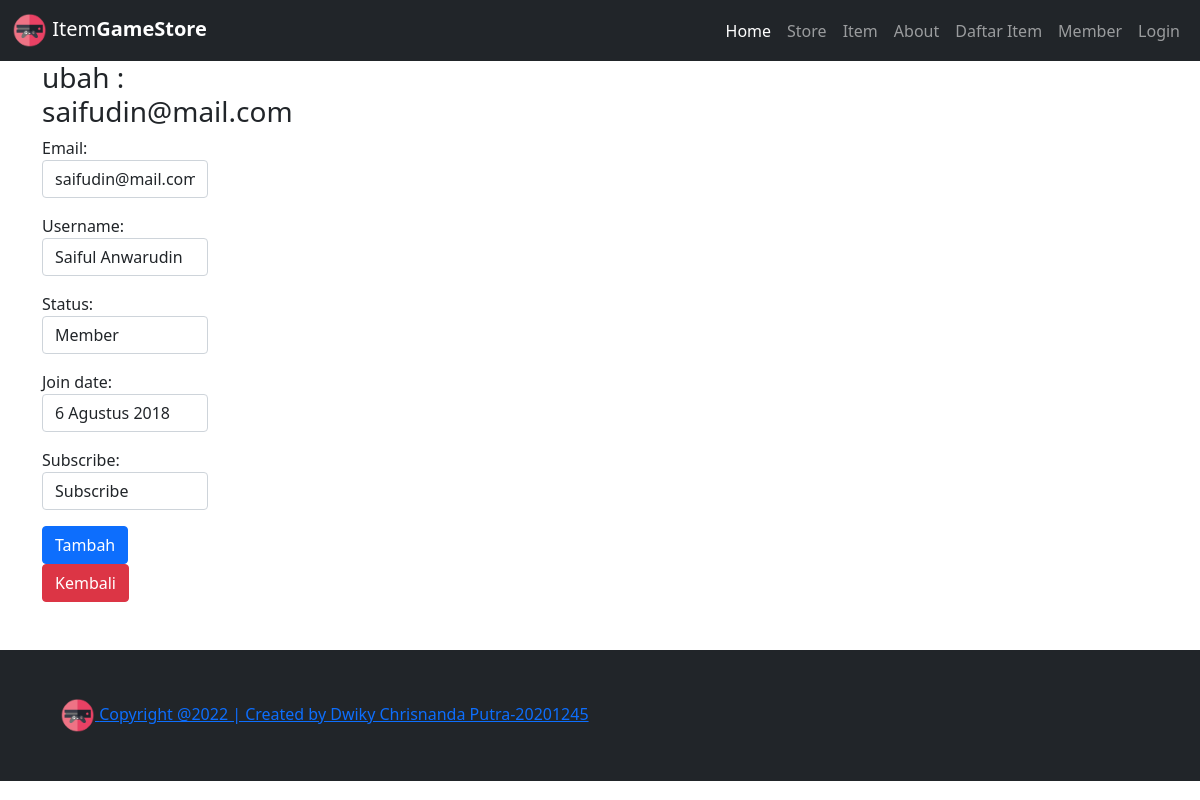
Screenshot of /ubahm/2 with the database file from the repository.
### dashboard/models.py (models this page shows, shortened)
class Member(models.Model):
    email=models.CharField(max_length=50)
    username=models.CharField(max_length=50)
    status=models.CharField(max_length=50)
    join_date=models.CharField(max_length=50)
    subscribe=models.CharField(max_length=50)

### dashboard/views.py (the view)
# urls.py: path('ubahm/<int:id_member>', ubah_mbr , name='ubah_mbr'),
def ubah_mbr(request, id_member):
    members=Member.objects.get(id=id_member)
    if request.POST:
        formm= FormMember(request.POST,instance=members)
        if formm.is_valid():
            formm.save()
            messages.success(request,"Data Berhasil Diubah")
            return redirect('ubah_mbr',id_member=id_member)
    else:
        formm=FormMember(instance=members)
        konteks = {
            'formm':formm,
            'members':members
        }
    return render(request,'ubah_mbr.html',konteks)

### dashboard/forms.py
class FormMember(ModelForm):
    class Meta:
        model=Member
        fields='__all__'
        widgets={
            'email': forms.TextInput({'class':'form-control'}),
            'username': forms.TextInput({'class':'form-control'}),
            'status': forms.TextInput({'class':'form-control'}),
            'join_date': forms.TextInput({'class':'form-control'}),
            'subscribe': forms.TextInput({'class':'form-control'}),
        }

### templates/ubah_mbr.html (shortened to what this page needs)
{% extends 'base.html' %}
{% block content %}
{% load static %}
<section id="form">
    <div class="container">
        <div class="row">
            <div class="col-md-2">
                <h3>ubah : {{ members.email }}</h3>
                <form action="{% url 'ubah_mbr' members.id %}" method="post">
                    {{formm.as_p}}
                    <button type="submit" class="btn btn-primary">Tambah</button>
                    <a href="/member" class="btn btn-danger">Kembali</a>
                </form>
            </div>
        </div>
    </div>
</section>
{% endblock %}

### rows the page displays
Member: email "saifudin@mail.com", username "Saiful Anwarudin", status "Member", join_date "6 Agustus 2018", subscribe "Subscribe"
